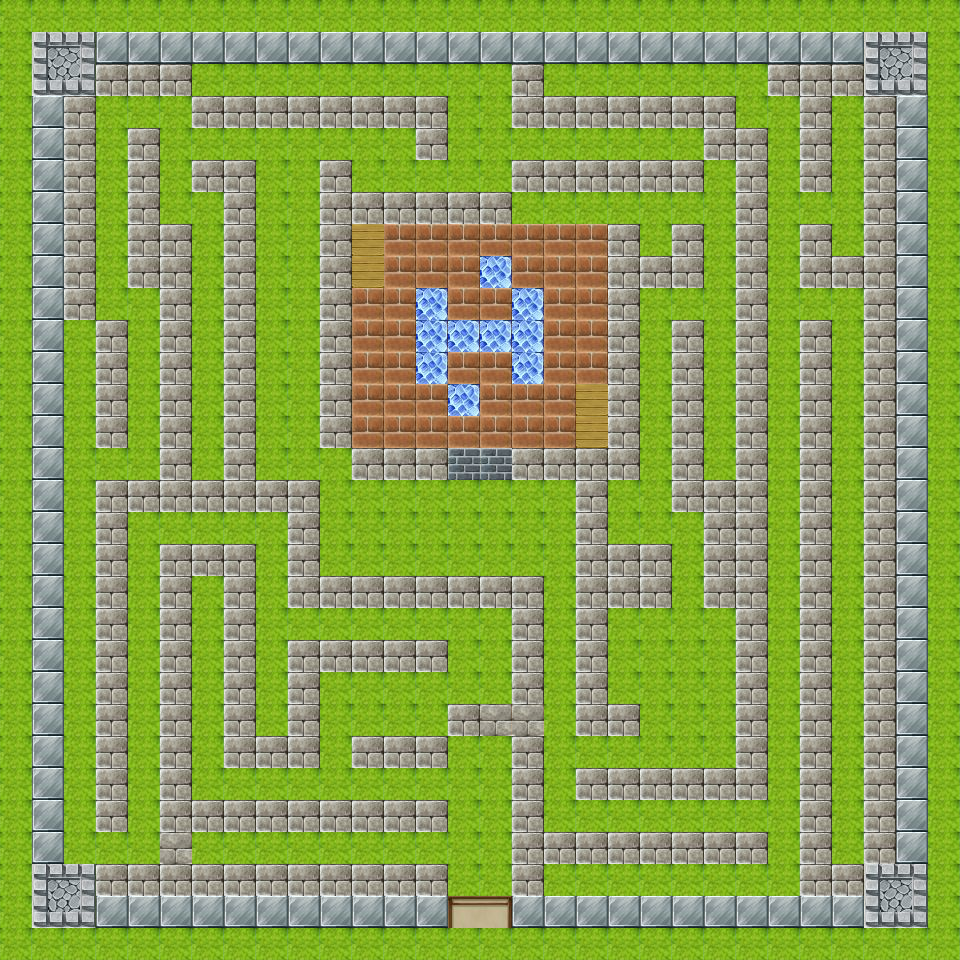

This is a level from a 2D game, rendered from its Tiled map with the project's own tilesets. A one-line summary and the complete map file follow:
An orthogonal 30x30 tile map with 32x32 px tiles, 2 tile layers (Capa de patrones 1, Capa de patrones 2).

<map version="1.10" tiledversion="1.11.2" orientation="orthogonal" renderorder="right-down" width="30" height="30" tilewidth="32" tileheight="32" infinite="0" nextlayerid="3" nextobjectid="1">
 <tileset firstgid="762" name="prueba2" tilewidth="32" tileheight="32" tilecount="240" columns="16">
  <image source="../../mapa/gets.png" width="512" height="480" />
 </tileset>
 <layer id="1" name="Capa de patrones 1" width="30" height="30">
  <data encoding="csv">
775,775,775,775,775,775,775,775,775,775,775,775,775,775,775,775,775,775,775,775,775,775,775,775,775,775,775,775,775,775,
775,775,775,775,775,775,775,775,775,775,775,775,775,775,775,775,775,775,775,775,775,775,775,775,775,775,775,775,775,775,
775,775,775,775,775,775,775,775,775,775,775,775,775,775,775,775,775,775,775,775,775,775,775,775,775,775,775,775,775,775,
775,775,775,775,775,775,775,775,775,775,775,775,775,775,775,775,775,775,775,775,775,775,775,775,775,775,775,775,775,775,
775,775,775,775,775,775,775,775,775,775,775,775,775,775,775,775,775,775,775,775,775,775,775,775,775,775,775,775,775,775,
775,775,775,775,775,775,775,775,775,775,775,775,775,775,775,775,775,775,775,775,775,775,775,775,775,775,775,775,775,775,
775,775,775,775,775,775,775,775,775,775,775,775,775,775,775,775,775,775,775,775,775,775,775,775,775,775,775,775,775,775,
775,775,775,775,775,775,775,775,775,775,775,775,775,775,775,775,775,775,775,775,775,775,775,775,775,775,775,775,775,775,
775,775,775,775,775,775,775,775,775,775,775,775,775,775,775,775,775,775,775,775,775,775,775,775,775,775,775,775,775,775,
775,775,775,775,775,775,775,775,775,775,775,775,775,775,775,775,775,775,775,775,775,775,775,775,775,775,775,775,775,775,
775,775,775,775,775,775,775,775,775,775,775,775,775,775,775,775,775,775,775,775,775,775,775,775,775,775,775,775,775,775,
775,775,775,775,775,775,775,775,775,775,775,775,775,775,775,775,775,775,775,775,775,775,775,775,775,775,775,775,775,775,
775,775,775,775,775,775,775,775,775,775,775,775,775,775,775,775,775,775,775,775,775,775,775,775,775,775,775,775,775,775,
775,775,775,775,775,775,775,775,775,775,775,775,775,775,775,775,775,775,775,775,775,775,775,775,775,775,775,775,775,775,
775,775,775,775,775,775,775,775,775,775,775,775,775,775,775,775,775,775,775,775,775,775,775,775,775,775,775,775,775,775,
775,775,775,775,775,775,775,775,775,775,775,775,775,775,775,775,775,775,775,775,775,775,775,775,775,775,775,775,775,775,
775,775,775,775,775,775,775,775,775,775,775,775,775,775,775,775,775,775,775,775,775,775,775,775,775,775,775,775,775,775,
775,775,775,775,775,775,775,775,775,775,775,775,775,775,775,775,775,775,775,775,775,775,775,775,775,775,775,775,775,775,
775,775,775,775,775,775,775,775,775,775,775,775,775,775,775,775,775,775,775,775,775,775,775,775,775,775,775,775,775,775,
775,775,775,775,775,775,775,775,775,775,775,775,775,775,775,775,775,775,775,775,775,775,775,775,775,775,775,775,775,775,
775,775,775,775,775,775,775,775,775,775,775,775,775,775,775,775,775,775,775,775,775,775,775,775,775,775,775,775,775,775,
775,775,775,775,775,775,775,775,775,775,775,775,775,775,775,775,775,775,775,775,775,775,775,775,775,775,775,775,775,775,
775,775,775,775,775,775,775,775,775,775,775,775,775,775,775,775,775,775,775,775,775,775,775,775,775,775,775,775,775,775,
775,775,775,775,775,775,775,775,775,775,775,775,775,775,775,775,775,775,775,775,775,775,775,775,775,775,775,775,775,775,
775,775,775,775,775,775,775,775,775,775,775,775,775,775,775,775,775,775,775,775,775,775,775,775,775,775,775,775,775,775,
775,775,775,775,775,775,775,775,775,775,775,775,775,775,775,775,775,775,775,775,775,775,775,775,775,775,775,775,775,775,
775,775,775,775,775,775,775,775,775,775,775,775,775,775,775,775,775,775,775,775,775,775,775,775,775,775,775,775,775,775,
775,775,775,775,775,775,775,775,775,775,775,775,775,775,775,775,775,775,775,775,775,775,775,775,775,775,775,775,775,775,
775,775,775,775,775,775,775,775,775,775,775,775,775,775,775,775,775,775,775,775,775,775,775,775,775,775,775,775,775,775,
775,775,775,775,775,775,775,775,775,775,775,775,775,775,775,775,775,775,775,775,775,775,775,775,775,775,775,775,775,775
</data>
 </layer>
 <layer id="2" name="Capa de patrones 2" width="30" height="30">
  <data encoding="csv">
0,0,0,0,0,0,0,0,0,0,0,0,0,0,0,0,0,0,0,0,0,0,0,0,0,0,0,0,0,0,
0,788,789,856,856,856,856,856,856,856,856,856,856,856,856,856,856,856,856,856,856,856,856,856,856,856,856,788,789,0,
0,804,805,762,762,762,0,0,0,0,0,0,0,0,0,0,762,0,0,0,0,0,0,0,762,762,762,804,805,0,
0,856,762,0,0,0,762,762,762,762,762,762,762,762,0,0,762,762,762,762,762,762,762,0,0,762,0,762,856,0,
0,856,762,0,762,0,0,0,0,0,0,0,0,762,0,0,0,0,0,0,0,0,762,762,0,762,0,762,856,0,
0,856,762,0,762,0,762,762,0,0,762,0,0,0,0,0,762,762,762,762,762,762,0,762,0,762,0,762,856,0,
0,856,762,0,762,0,0,762,0,0,762,762,762,762,762,762,0,0,0,0,0,0,0,762,0,0,0,762,856,0,
0,856,762,0,762,762,0,762,0,0,762,843,764,764,764,764,764,764,764,762,0,762,0,762,0,762,0,762,856,0,
0,856,762,0,762,762,0,762,0,0,762,843,764,764,764,949,764,764,764,762,762,762,0,762,0,762,762,762,856,0,
0,856,762,0,0,762,0,762,0,0,762,764,764,949,764,764,949,764,764,762,0,0,0,762,0,0,0,762,856,0,
0,856,0,762,0,762,0,762,0,0,762,764,764,949,949,949,949,764,764,762,0,762,0,762,0,762,0,762,856,0,
0,856,0,762,0,762,0,762,0,0,762,764,764,949,764,764,949,764,764,762,0,762,0,762,0,762,0,762,856,0,
0,856,0,762,0,762,0,762,0,0,762,764,764,764,949,764,764,764,843,762,0,762,0,762,0,762,0,762,856,0,
0,856,0,762,0,762,0,762,0,0,762,764,764,764,764,764,764,764,843,762,0,762,0,762,0,762,0,762,856,0,
0,856,0,0,0,762,0,762,0,0,0,762,762,762,820,820,762,762,762,762,0,762,0,762,0,762,0,762,856,0,
0,856,0,762,762,762,762,762,762,762,0,0,0,0,0,0,0,0,762,0,0,762,762,762,0,762,0,762,856,0,
0,856,0,762,0,0,0,0,0,762,0,0,0,0,0,0,0,0,762,0,0,0,762,762,0,762,0,762,856,0,
0,856,0,762,0,762,762,762,0,762,0,0,0,0,0,0,0,0,762,762,762,0,762,762,0,762,0,762,856,0,
0,856,0,762,0,762,0,762,0,762,762,762,762,762,762,762,762,0,762,762,762,0,762,762,0,762,0,762,856,0,
0,856,0,762,0,762,0,762,0,0,0,0,0,0,0,0,762,0,762,0,0,0,0,762,0,762,0,762,856,0,
0,856,0,762,0,762,0,762,0,762,762,762,762,762,0,0,762,0,762,0,0,0,0,762,0,762,0,762,856,0,
0,856,0,762,0,762,0,762,0,762,0,0,0,0,0,0,762,0,762,0,0,0,0,762,0,762,0,762,856,0,
0,856,0,762,0,762,0,762,0,762,0,0,0,0,762,763,763,0,762,762,0,0,0,762,0,762,0,762,856,0,
0,856,0,762,0,762,0,762,762,762,0,762,762,762,0,0,762,0,0,0,0,0,0,762,0,762,0,762,856,0,
0,856,0,762,0,762,0,0,0,0,0,0,0,0,0,0,762,0,762,762,762,762,762,762,0,762,0,762,856,0,
0,856,0,762,0,762,762,762,762,762,762,762,762,762,0,0,762,0,0,0,0,0,0,0,0,762,0,762,856,0,
0,856,0,0,0,763,0,0,0,0,0,0,0,0,0,0,762,762,762,762,762,762,762,762,0,762,0,762,856,0,
0,788,789,762,762,762,762,762,762,762,762,762,762,762,0,0,762,0,0,0,0,0,0,0,0,762,762,788,789,0,
0,804,805,856,856,856,856,856,856,856,856,856,856,856,894,895,856,856,856,856,856,856,856,856,856,856,856,804,805,0,
0,0,0,0,0,0,0,0,0,0,0,0,0,0,0,0,0,0,0,0,0,0,0,0,0,0,0,0,0,0
</data>
 </layer>
</map>
